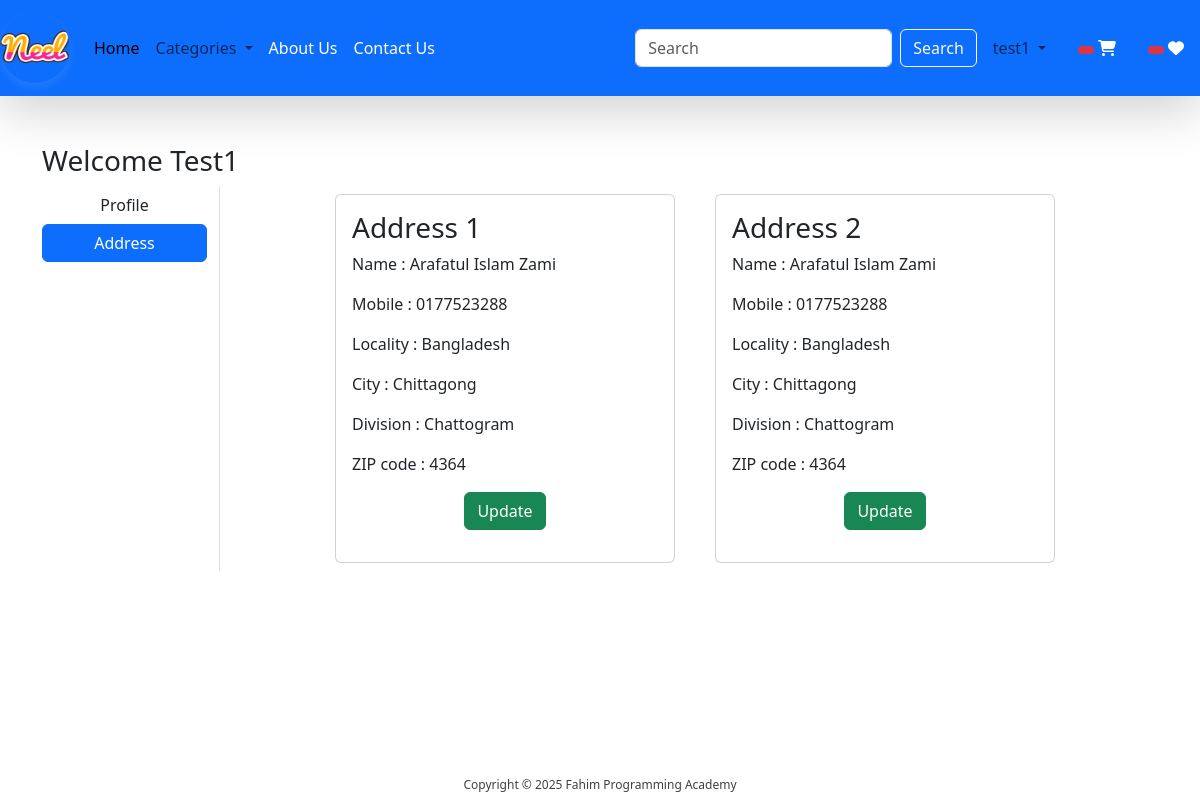
/address/ (signed in), run on the app's committed database.
### app/models.py (models this page shows, shortened)
class Customer(models.Model):
    user = models.ForeignKey(User, on_delete=models.CASCADE)
    name = models.CharField(max_length=200)
    mobile = models.CharField(max_length=15)  # Changed to CharField to store phone numbers with leading zeros
    locality = models.CharField(max_length=200)
    city = models.CharField(max_length=200)
    zipcode = models.IntegerField()
    division = models.CharField(choices=DIVISION_CHOICES, max_length=100)

### app/views.py (the view)
# urls.py: path('address/',views.address,name='address'),
@login_required
def address(request):
    totalitem = 0
    if request.user.is_authenticated:
        totalitem = len(Cart.objects.filter(user = request.user))
    item_in_wishlist = 0
    if request.user.is_authenticated:
        item_in_wishlist = len(Wishlist.objects.filter(user = request.user))
    add = Customer.objects.filter(user=request.user)
    return render(request, 'app/address.html',locals())

### app/templates/app/address.html (shortened to what this page needs)
{% extends "app/base.html" %}
{% load static %}
{% block main-content %}
<div class="container my-5">
    <div class="row">
        <h3>Welcome <span class="text-capitalize">{{request.user}}</span></h3>
        <div class="col-sm-2 border-end">
            <ul class="list-unstyled">
                <li class="d-grid"><a href="{% url 'profile'%}" class="btn ">Profile</a></li>
                <li class="d-grid"><a href="{% url 'address'%}" class="btn btn-primary">Address</a></li>
            </ul>
        </div>
        <div class="col-sm-8 offset-sm-1">
            <div class="row">
                {% for ad in add %}
                <div class="col-sm-6">
                    <div class="card m-2">
                        <div class="card-body">
                            <h3>Address {{forloop.counter}}</h3>
                            <p>Name : {{ad.name}}</p>
                            <p>Mobile : {{ad.mobile}}</p>
                            <p>Locality : {{ad.locality}}</p>
                            <p>City : {{ad.city}}</p>
                            <p>Division : {{ad.division}}</p>
                            <p>ZIP code : {{ad.zipcode}}</p>
                            <p class="text-center"><a href="{% url 'updateAddress' pk=ad.id %}" type="button"
                                    class="btn btn-success">Update</a></p>
                        </div>
                    </div>
                </div>
                {% endfor %}
            </div>
        </div>
    </div>
</div>
{% endblock main-content %}

### app/templates/app/base.html (shortened to what this page needs)
{% load static %}
<!DOCTYPE html>
<html lang="en">
<head>
    <link href="https://cdn.jsdelivr.net/npm/bootstrap@5.3.3/dist/css/bootstrap.min.css" rel="stylesheet"
>
    <link rel="stylesheet" href="{% static 'app/css/owl.carousel.min.css'%}">
    <link rel="stylesheet" href="{% static 'app/css/all.min.css'%}">
    <link rel="stylesheet" href="{% static 'app/css/style.css' %}">
    <link rel="stylesheet" href="https://cdnjs.cloudflare.com/ajax/libs/font-awesome/6.0.0-beta3/css/all.min.css">
</head>
<body>
   <nav class="navbar navbar-expand-lg navbar-light bg-primary shadow-lg" >
      <div class="container-fluid">
        <a class="navbar-brand" href="#">
    <img src="{% static 'app/images/Neel.png' %}" height="70" width="70" class="logo">
</a>
        <div class="collapse navbar-collapse" id="navbarSupportedContent">
          <ul class="navbar-nav me-auto mb-2 mb-lg-0">
            {% if request.user.is_authenticated %}
            <li class="nav-item">
              <a class="nav-link active" aria-current="page"  href="/">Home</a>
            </li>
            <li class="nav-item dropdown">
              <a class="nav-link dropdown-toggle" href="#" role="button" data-bs-toggle="dropdown" aria-expanded="false">
                Categories
              </a>
            </li>
            <li class="nav-item">
              <a class="nav-link text-white" href="{% url 'about' %}">About Us</a>
            </li>
            <li class="nav-item">
              <a class="nav-link text-white" href="{% url 'contact' %}">Contact Us</a>
            </li>
          </ul>
          <form class="d-flex" role="search" action="/search">
            <input class="form-control me-2" type="search" placeholder="Search" name="search" aria-label="Search">
            <button class="btn btn-outline-light" type="submit">Search</button>
          </form>
        </div>
        <ul class="navbar-nav me-auto mb-2 mb-lg-0">
          <li class="nav-item dropdown mx-2">
            <a class="nav-link dropdown-toggle" href="#" role="button" data-bs-toggle="dropdown" aria-expanded="false">
              {{request.user}}
            </a>
          </li>
          <li class="nav-item dropdown mx-2">
            <a class="nav-link text-white" href="{% url 'showcart' %}">
                <span class="badge bg-danger">
                </span>
                <i class="fa fa-shopping-cart"></i>
            </a>
          </li>
                <li class="nav-item dropdown mx-2">
                    <a class="nav-link text-white" href="{% url 'wishlist' %}"> <span class="badge bg-danger"> {% if item_in_wishlist > 0 %}{{item_in_wishlist}} {% endif %} </span> <i class="fa fa-heart"></i></a>
                </li>
          {% endif %}
        </ul>
      </div>
    </nav>
    {% block main-content %} {% endblock main-content %}
    <footer class="container-fluid fixed-bottom">
        <div class="text-center">
            <span>
                Copyright &copy;
                <script>document.write(new Date().getFullYear())</script> Fahim Programming Academy
            </span>
        </div>
    </footer>
</body>
</html>

### app/templates/app/base.html (style rules this page uses)
.navbar-brand { position: relative; }
.logo { border-radius: 50%; box-shadow: 0 4px 10px rgba(255, 253, 253, 0.1); }
footer { padding: 5px 0; }
.text-center span { font-size: 12px; color:rgb(62, 64, 65); padding: 0; }
.container-fluid { padding-left: 0; padding-right: 0; }

### data on the page
Customer: name "Arafatul Islam Zami", mobile "0177523288", locality "Bangladesh", city "Chittagong", division "Chattogram", zipcode "4364"
Customer: name "Arafatul Islam Zami", mobile "0177523288", locality "Bangladesh", city "Chittagong", division "Chattogram", zipcode "4364"

### other printed values
{{ request.user }} "test1"
{{ request.user }} "Test1"
